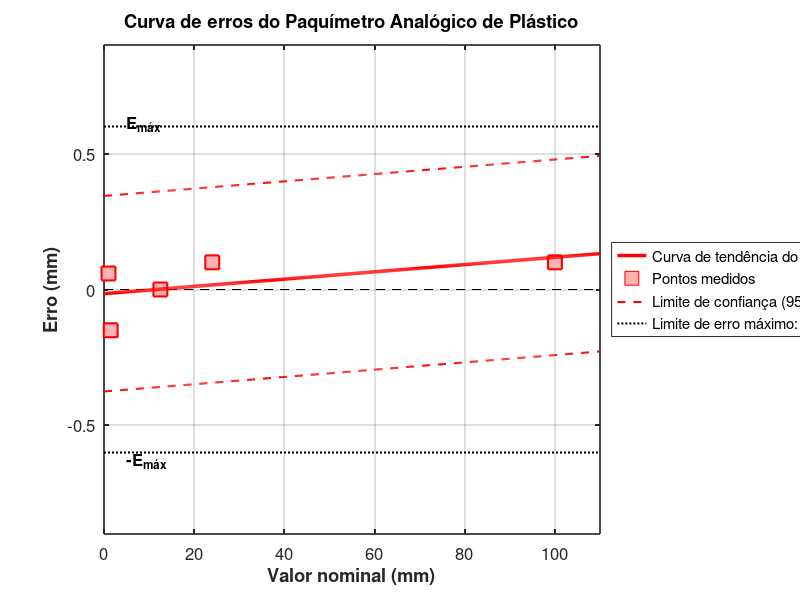

This chart was generated by the following MATLAB code:
% Análise Metrológica do Paquímetro Analógico de Plástico
% Questão: Curva de Erros e Erro Máximo

clear all;
close all;
clc;

fprintf('=== ANÁLISE METROLÓGICA DO PAQUÍMETRO ANALÓGICO DE PLÁSTICO ===\n\n');

% Dados das medições - valores em mm
% [Bloco-padrão, td, s ou u, Coef. t Student, P¹, td+P, td-P]
tabela_paq = [
    24.0, 24.1, 0.0, 3.307, 0.0, 24.1, 24.1;
    100.0, 100.1, 0.0, 3.307, 0.0, 100.1, 100.1;
    1.49, 1.34, 0.11, 3.307, 0.36, 1.7, 0.98;
    12.5, 12.5, 0.0, 3.307, 0.0, 12.5, 12.5;
    1.001, 1.06, 0.083, 3.307, 0.27, 1.33, 0.79
];

% Extração dos valores para análise
valor_real = tabela_paq(:, 1)';  % Blocos-padrão (valor real)
tendencia = tabela_paq(:, 2)';   % Tendências (td)
incerteza = tabela_paq(:, 5)';   % Incertezas expandidas (P¹)

% Para o cálculo do erro, usamos a tendência em relação ao valor real
erro = tendencia - valor_real;

% Estatísticas
erro_medio = mean(erro);
desvio = std(erro);
incerteza_media = mean(incerteza);

% Exibir estatísticas
fprintf('ESTATÍSTICAS DO PAQUÍMETRO ANALÓGICO DE PLÁSTICO:\n');
fprintf('Erro médio: %.4f mm\n', erro_medio);
fprintf('Desvio padrão do erro: %.4f mm\n', desvio);
fprintf('Incerteza média (95,45%%): %.4f mm\n\n', incerteza_media);

% Ajuste linear da curva de erros
coef = polyfit(valor_real, erro, 1);
slope = coef(1);
intercept = coef(2);

% Equação da curva de erros
fprintf('EQUAÇÃO DA CURVA DE ERROS:\n');
fprintf('Erro = %.6f × Valor + %.6f\n', slope, intercept);
fprintf('(Erro em mm, Valor em mm)\n\n');

% Cálculo do erro máximo
erro_maximo = max(abs(erro) + incerteza);
fprintf('ERRO MÁXIMO: %.4f mm\n\n', erro_maximo);

% ----- GRÁFICO: CURVA DE ERROS -----

% Gerar pontos para plotar a reta
x_range = linspace(0, 110, 500);
y_curva = polyval(coef, x_range);

% Criar figura com tamanho adequado
figure('Position', [100, 100, 900, 600]);
clf;
hold on;

% Definir cor para o paquímetro
cor_paq = [1, 0, 0];  % vermelho

% Calcular o erro máximo para definir as linhas de referência
E_max = erro_maximo;
E_max = ceil(E_max * 10) / 10;  % Arredondar para cima para a primeira casa decimal

% Plotar linhas horizontais pontilhadas para Emáx e -Emáx
h_emax_pos = plot([0, 110], [E_max, E_max], 'k:', 'LineWidth', 1.5);
h_emax_neg = plot([0, 110], [-E_max, -E_max], 'k:', 'LineWidth', 1.5);
text(5, E_max + 0.01, 'E_{máx}', 'FontSize', 12, 'FontWeight', 'bold');
text(5, -E_max - 0.03, '-E_{máx}', 'FontSize', 12, 'FontWeight', 'bold');

% Plotar linha de erro zero
plot([0 110], [0 0], 'k--', 'LineWidth', 0.5);

% Calcular valor máximo de incerteza
max_incerteza = max(incerteza);

% Plotar pontos medidos - Melhorar visualização dos pontos
h_pontos = scatter(valor_real, erro, 100, 's', 'MarkerEdgeColor', cor_paq, 'MarkerFaceColor', [1, 0.7, 0.7], 'LineWidth', 1.5);

% Plotar curva de erros
h_curva = plot(x_range, y_curva, '-', 'LineWidth', 2.5, 'Color', cor_paq);

% Plotar envelope de incerteza
h_inc_sup = plot(x_range, y_curva + max_incerteza, '--', 'LineWidth', 1.5, 'Color', cor_paq);
h_inc_inf = plot(x_range, y_curva - max_incerteza, '--', 'LineWidth', 1.5, 'Color', cor_paq);

% Configurações do gráfico
grid on;
box on;
xlabel('Valor nominal (mm)', 'FontSize', 14, 'FontWeight', 'bold');
ylabel('Erro (mm)', 'FontSize', 14, 'FontWeight', 'bold');
title('Curva de erros do Paquímetro Analógico de Plástico', 'FontSize', 16, 'FontWeight', 'bold');

% Definir limites dos eixos
ylim([-E_max*1.5, E_max*1.5]);
xlim([0, 110]);

% Reservar espaço para o gráfico antes de adicionar a legenda
pos = get(gca, 'Position');
set(gca, 'Position', [pos(1), pos(2), pos(3)*0.8, pos(4)]);

% Criar legenda completa com todas as informações
legend([h_curva, h_pontos, h_inc_sup, h_emax_pos], ...
       {sprintf('Curva de tendência do erro'), ...
        sprintf('Pontos medidos'), ...
        sprintf('Limite de confiança (95,45%%)'), ...
        sprintf('Limite de erro máximo: %.4f mm', erro_maximo)}, ...
        'Location', 'eastoutside', 'FontSize', 10, 'Box', 'on');

% Melhorar aparência geral
set(gca, 'FontSize', 12);
set(gca, 'LineWidth', 1.2);

% Salvar gráfico como PNG com melhor resolução
print('curva_erros_paquimetro_plastico.png', '-dpng', '-r400', '-loose');

fprintf('Análise concluída! Gráfico salvo em: "curva_erros_paquimetro_plastico.png"\n'); 